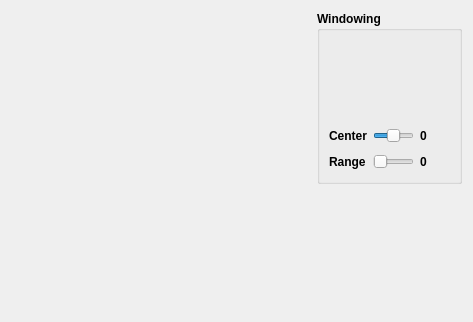
                  <widget class="QWidget" name="Difference">
                   <property name="geometry">
                    <rect>
                     <x>0</x>
                     <y>0</y>
                     <width>465</width>
                     <height>318</height>
                    </rect>
                   </property>
                   <attribute name="label">
                    <string>Difference</string>
                   </attribute>
                   <layout class="QGridLayout" name="gridLayout_12">
                    <item row="0" column="1">
                     <widget class="QGroupBox" name="groupBox_17">
                      <property name="sizePolicy">
                       <sizepolicy hsizetype="Maximum" vsizetype="Maximum">
                        <horstretch>0</horstretch>
                        <verstretch>0</verstretch>
                       </sizepolicy>
                      </property>
                      <property name="minimumSize">
                       <size>
                        <width>0</width>
                        <height>0</height>
                       </size>
                      </property>
                      <property name="maximumSize">
                       <size>
                        <width>16777215</width>
                        <height>100000</height>
                       </size>
                      </property>
                      <property name="font">
                       <font>
                        <weight>75</weight>
                        <italic>false</italic>
                        <bold>true</bold>
                       </font>
                      </property>
                      <property name="title">
                       <string>Windowing</string>
                      </property>
                      <layout class="QGridLayout" name="gridLayout_10">
                       <item row="0" column="0" colspan="3">
                        <widget class="matplotlibWidget" name="Display_Difference_Hist" native="true">
                         <property name="sizePolicy">
                          <sizepolicy hsizetype="MinimumExpanding" vsizetype="MinimumExpanding">
                           <horstretch>0</horstretch>
                           <verstretch>0</verstretch>
                          </sizepolicy>
                         </property>
                         <property name="minimumSize">
                          <size>
                           <width>100</width>
                           <height>80</height>
                          </size>
                         </property>
                        </widget>
                       </item>
                       <item row="1" column="0">
                        <widget class="QLabel" name="label_42">
                         <property name="font">
                          <font>
                           <weight>75</weight>
                           <italic>false</italic>
                           <bold>true</bold>
                          </font>
                         </property>
                         <property name="text">
                          <string>Center</string>
                         </property>
                        </widget>
                       </item>
                       <item row="1" column="1">
                        <widget class="QSlider" name="Slider_Difference_GV_center">
                         <property name="sizePolicy">
                          <sizepolicy hsizetype="MinimumExpanding" vsizetype="MinimumExpanding">
                           <horstretch>0</horstretch>
                           <verstretch>0</verstretch>
                          </sizepolicy>
                         </property>
                         <property name="minimumSize">
                          <size>
                           <width>20</width>
                           <height>20</height>
                          </size>
                         </property>
                         <property name="maximumSize">
                          <size>
                           <width>16777215</width>
                           <height>30</height>
                          </size>
                         </property>
                         <property name="minimum">
                          <number>-100</number>
                         </property>
                         <property name="maximum">
                          <number>100</number>
                         </property>
                         <property name="orientation">
                          <enum>Qt::Horizontal</enum>
                         </property>
                        </widget>
                       </item>
                       <item row="1" column="2">
                        <widget class="QLabel" name="Txt_Difference_GV_center">
                         <property name="minimumSize">
                          <size>
                           <width>30</width>
                           <height>0</height>
                          </size>
                         </property>
                         <property name="autoFillBackground">
                          <bool>false</bool>
                         </property>
                         <property name="text">
                          <string>0</string>
                         </property>
                        </widget>
                       </item>
                       <item row="2" column="0">
                        <widget class="QLabel" name="label_43">
                         <property name="font">
                          <font>
                           <weight>75</weight>
                           <italic>false</italic>
                           <bold>true</bold>
                          </font>
                         </property>
                         <property name="text">
                          <string>Range</string>
                         </property>
                        </widget>
                       </item>
                       <item row="2" column="1">
                        <widget class="QSlider" name="Slider_Difference_GV_range">
                         <property name="sizePolicy">
                          <sizepolicy hsizetype="MinimumExpanding" vsizetype="MinimumExpanding">
                           <horstretch>0</horstretch>
                           <verstretch>0</verstretch>
                          </sizepolicy>
                         </property>
                         <property name="minimumSize">
                          <size>
                           <width>41</width>
                           <height>20</height>
                          </size>
                         </property>
                         <property name="maximumSize">
                          <size>
                           <width>16777215</width>
                           <height>30</height>
                          </size>
                         </property>
                         <property name="maximum">
                          <number>200</number>
                         </property>
                         <property name="orientation">
                          <enum>Qt::Horizontal</enum>
                         </property>
                        </widget>
                       </item>
                       <item row="2" column="2">
                        <widget class="QLabel" name="Txt_Difference_GV_range">
                         <property name="minimumSize">
                          <size>
                           <width>30</width>
                           <height>0</height>
                          </size>
                         </property>
                         <property name="text">
                          <string>0</string>
                         </property>
                        </widget>
                       </item>
                      </layout>
                     </widget>
                    </item>
                    <item row="1" column="1">
                     <spacer name="verticalSpacer_14">
                      <property name="orientation">
                       <enum>Qt::Vertical</enum>
                      </property>
                      <property name="sizeHint" stdset="0">
                       <size>
                        <width>20</width>
                        <height>40</height>
                       </size>
                      </property>
                     </spacer>
                    </item>
                    <item row="0" column="0" rowspan="2">
                     <widget class="matplotlibWidget" name="Display_Difference" native="true">
                      <property name="enabled">
                       <bool>true</bool>
                      </property>
                      <property name="sizePolicy">
                       <sizepolicy hsizetype="Expanding" vsizetype="Maximum">
                        <horstretch>0</horstretch>
                        <verstretch>0</verstretch>
                       </sizepolicy>
                      </property>
                      <property name="minimumSize">
                       <size>
                        <width>300</width>
                        <height>300</height>
                       </size>
                      </property>
                      <property name="maximumSize">
                       <size>
                        <width>1000000</width>
                        <height>1000000</height>
                       </size>
                      </property>
                     </widget>
                    </item>
                   </layout>
                  </widget>
